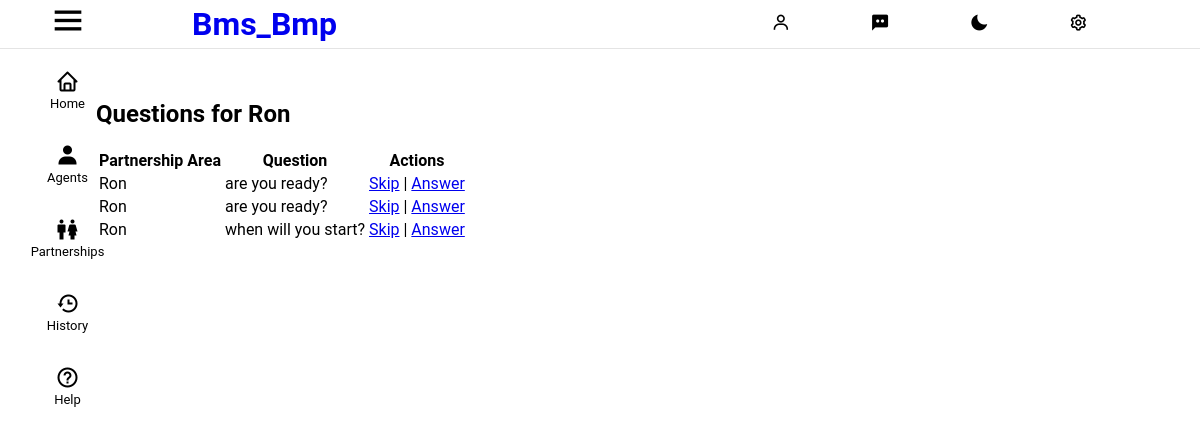
The app's page /partner/question/default/?partnership_area=1 (signed in) with its own data.
### partner/models.py (models this page shows, shortened)
class PartnershipArea(models.Model):
    name = models.CharField(max_length=255, unique=True)
    description = models.TextField(blank=True, null=True)
    created_by = models.ForeignKey(User, on_delete=models.CASCADE, related_name='created_Partnership')

class PartnershipQuestion(models.Model):
    partnership_area = models.ForeignKey(PartnershipArea, on_delete=models.CASCADE, related_name='questions')
    question_text = models.TextField()
    is_multiple_choice = models.BooleanField(default=False)
    created_by = models.ForeignKey(User, on_delete=models.CASCADE, related_name='questions', default=1)

### partner/views.py (the view)
# urls.py: path('question/default/', DefaultQuestionListView.as_view(), name='default_question_list'),
class DefaultQuestionListView(UserPassesTestMixin, ListView):
    model = PartnershipQuestion
    template_name = 'partner/default_question.html'
    context_object_name = 'question'
    required_role = 'default'
    def test_func(self):
        return self.request.user.groups.filter(name='default').exists()
    def get_queryset(self):
        partnership_area_id = self.request.GET.get('partnership_area')
        if partnership_area_id:
            return PartnershipQuestion.objects.filter(partnership_area_id=partnership_area_id)
        return PartnershipQuestion.objects.none()
    def get_context_data(self, **kwargs):
        context = super().get_context_data(**kwargs)
        partnership_area_id = self.request.GET.get('partnership_area')
        if partnership_area_id:
            context['partnershiparea'] = PartnershipArea.objects.get(id=partnership_area_id)
        return context

### partner/templates/partner/default_question.html
{% extends 'dashboard/base.html' %}
{% block content %}
<h1>Questions for {{ partnershiparea.name }}</h1>
{% if object_list %}
    <table>
        <thead>
            <tr>
                <th>Partnership Area</th>
                <th>Question</th>
                <th>Actions</th>
            </tr>
        </thead>
        <tbody>
            {% for question in object_list %}
                <tr>
                    <td>{{ question.partnership_area.name }}</td>
                    <td>{{ question.question_text }}</td>
                    <td>
                        <a href="#">Skip</a> |
                        <a href="#">Answer</a>
                    </td>
                </tr>
            {% endfor %}
        </tbody>
    </table>
{% else %}
    <p>No questions available for this partnership area.</p>
{% endif %}
{% endblock %}

### dashboard/static/dashboard/css/try.css (style rules this page uses)
body { overflow: scroll; overflow-x: hidden; font-family: Roboto, Arial; margin: 0; padding-top: 80px; padding-left: 96px; padding-right: 24px; background-color: rgb(248, 248, 248); }

### records on screen
PartnershipArea: name "Ron"
PartnershipQuestion: partnership_area.name "Ron", question_text "are you ready?"
PartnershipQuestion: partnership_area.name "Ron", question_text "are you ready?"
PartnershipQuestion: partnership_area.name "Ron", question_text "when will you start?"
